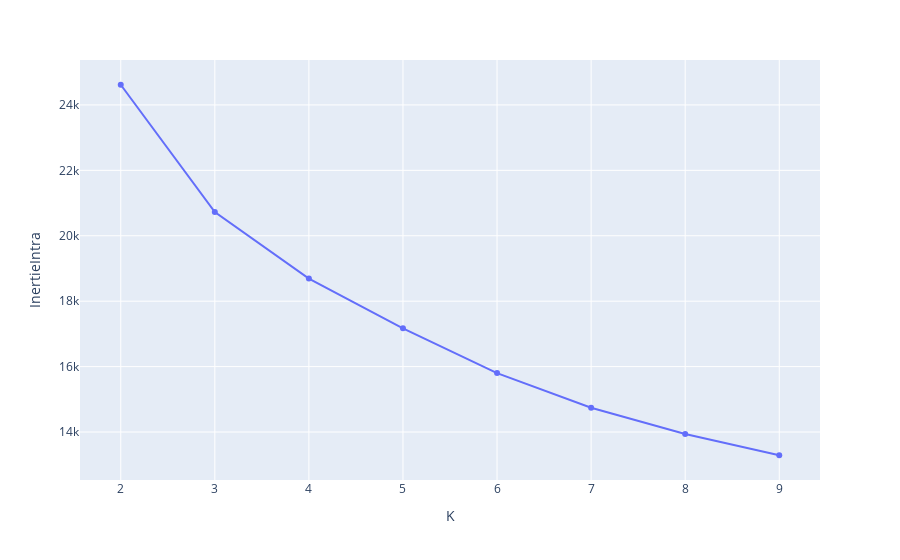

Notebook code for this chart:
### Markdown cell above
## 2.1 k-means

### Code cell
InertieIntra = []
for k in range(2, 10):
    kmeans = KMeans(n_clusters=k,init = 'k-means++', max_iter = 300, n_init = 10, random_state = 0);
    kmeans.fit(coord2);
    InertieIntra.append(kmeans.inertia_);
    
aux = pd.DataFrame({"K" : range(2, 10),
                    "InertieIntra" : InertieIntra})
fig = px.line(aux, x='K', y='InertieIntra',labels={'x':'Number of clusters', 'y':'Inertie Intra'},markers=True)
fig.show()

### Figure 1 — Plotly figure (JSON) as saved in the notebook; plotly's stock layout.template omitted (floating-point values rounded to 4 significant figures)
{"data": [{"hovertemplate": "K=%{x}<br>InertieIntra=%{y}<extra></extra>", "legendgroup": "", "line": {"color": "#636efa", "dash": "solid"}, "marker": {"symbol": "circle"}, "mode": "lines+markers", "name": "", "orientation": "v", "showlegend": false, "type": "scatter", "x": [2, 3, 4, 5, 6, 7, 8, 9], "xaxis": "x", "y": [24620.0, 20730.0, 18690.0, 17170.0, 15800.0, 14740.0, 13940.0, 13290.0], "yaxis": "y"}], "layout": {"legend": {"tracegroupgap": 0}, "margin": {"t": 60}, "xaxis": {"anchor": "y", "domain": [0, 1], "title": {"text": "K"}}, "yaxis": {"anchor": "x", "domain": [0, 1], "title": {"text": "InertieIntra"}}}}
